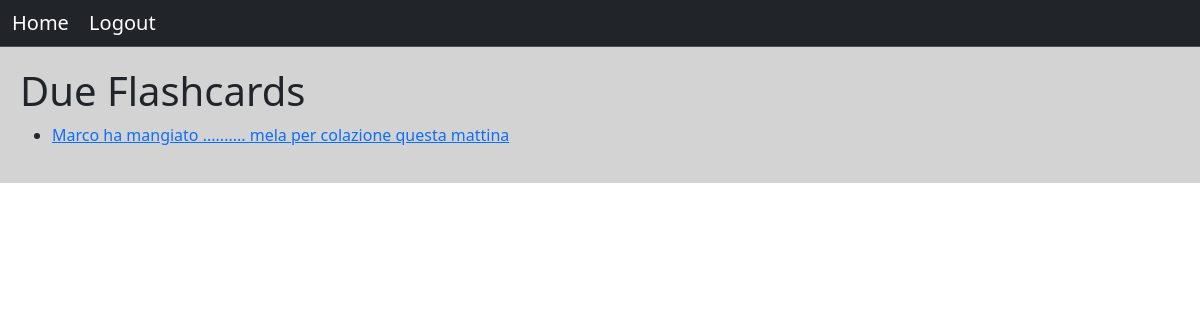
/flashcards/ (signed in), run on an earlier commit of the app's database.
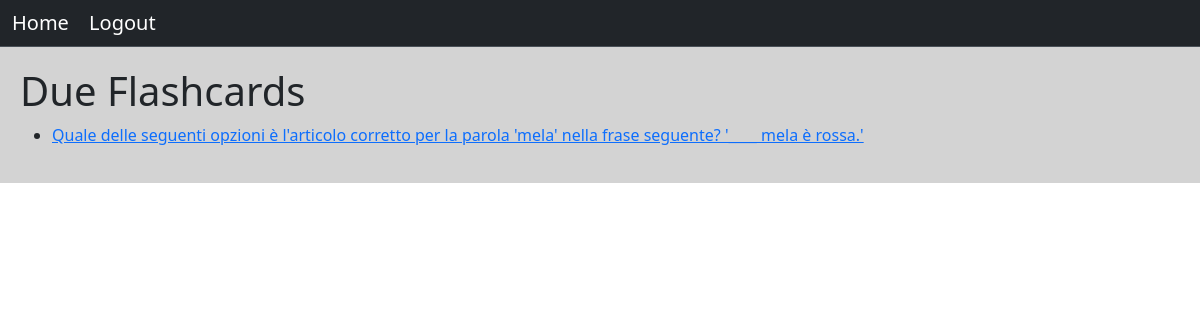
And on a later commit of the database.
### api/models.py (models this page shows, shortened)
class FlashCard(models.Model):
    question = models.TextField()
    real_answer = models.TextField()
    possible_answers = models.JSONField(default=list)

### home/views.py (the view)
# urls.py: path('flashcards/', views.FlashCardListView.as_view(), name='flashcard_list'),
class FlashCardListView(LoginRequiredMixin, ListView):
    model = FlashCard
    template_name = 'home/flashcard_list.html'
    context_object_name = 'flashcards'
    def get_queryset(self):
        user = self.request.user
        due_flashcards = []
        all_flashcards = FlashCard.objects.all()
        user_flashcards = UserFlashCard.objects.filter(user=user)
        reviewed_flashcards_ids = {uf.flashcard.id for uf in user_flashcards}
        for user_flashcard in user_flashcards:
            card = Card.from_dict(user_flashcard.card_data)
            if card.due <= datetime.now(timezone.utc):
                due_flashcards.append(user_flashcard.flashcard)
        new_flashcards = all_flashcards.exclude(id__in=reviewed_flashcards_ids)
        return list(due_flashcards) + list(new_flashcards)

### home/templates/home/flashcard_list.html
{% extends 'base.html' %}
{% block content %}
  <h1>Due Flashcards</h1>
  <ul>
    {% for flashcard in flashcards %}
      <li>
        <a href="{% url 'home:review_flashcard' flashcard.pk %}">{{ flashcard.question }}</a>
      </li>
    {% empty %}
      <li>No due flashcards</li>
    {% endfor %}
  </ul>
{% endblock %}

### templates/base.html (shortened to what this page needs)
<!DOCTYPE html>
<html>
  <head>
    <link href="https://cdn.jsdelivr.net/npm/bootstrap@5.3.3/dist/css/bootstrap.min.css" rel="stylesheet" />
  </head>
  <body>
    {% include 'inc/navbar.html' %}
    <div class="jumbotron">
      {% block content %}
      {% endblock %}
    </div>
  </body>
</html>

### templates/inc/navbar.html
<nav class="navbar bg-dark border-bottom border-body" data-bs-theme="dark">
  <div class="container-fluid">
    <div>
      <a class="navbar-brand" href="{% url 'home:home' %}">Home</a>
      {% if request.user.is_authenticated %}
      <a class="navbar-brand" href="{% url 'home:user_logout' %}">Logout</a>
      {% else %}
      <a class="navbar-brand" href="{% url 'home:user_register' %}">Register</a>
      <a class="navbar-brand" href="{% url 'home:user_login' %}">Login</a>
      {% endif %}
  </div>
</nav>

### templates/base.html (style rules this page uses)
.jumbotron { padding: 20px; margin-bottom: 20px; background-color: #d3d3d3; }

What changed in the data, as far as the page shows it:
removed FlashCard: question "Marco ha mangiato .......... mela per colazione questa mattina"
added FlashCard: question "Quale delle seguenti opzioni è l'articolo corretto per la parola 'mela' nella frase seguente? '____ mela è rossa.'"
